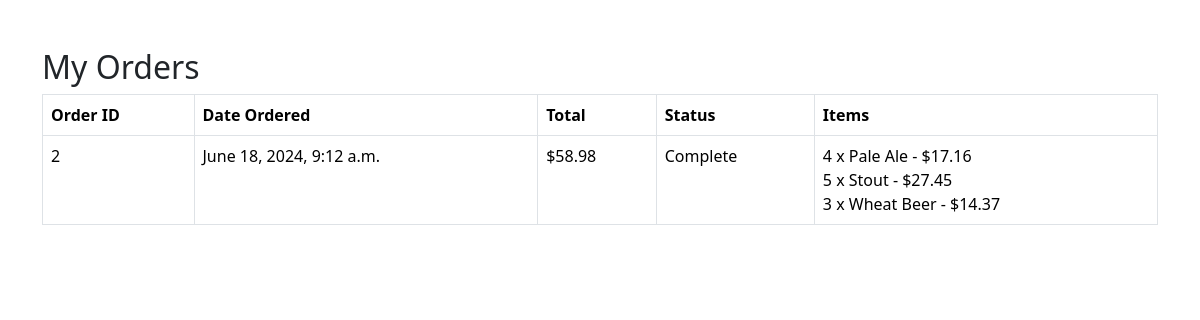
The app's page /ecommerce/my_orders/ (signed in) with its own data.
### ecommerce/models.py (models this page shows, shortened)
class Order(models.Model):
    customer = models.ForeignKey(Customer, on_delete=models.SET_NULL, null=True, blank=True)
    date_ordered = models.DateTimeField(auto_now_add=True)
    complete = models.BooleanField(default=False)
    transaction_id = models.CharField(max_length=100, null=True)
    @property
    def get_cart_total(self):
        orderitems = self.orderitem_set.all()
        total = sum([item.get_total for item in orderitems])
        return total

class OrderItem(models.Model):
    product = models.ForeignKey(Item, on_delete=models.SET_NULL, null=True)
    order = models.ForeignKey(Order, on_delete=models.SET_NULL, null=True)
    quantity = models.IntegerField(default=0, null=True, blank=True)
    date_added = models.DateTimeField(auto_now_add=True)
    @property
    def get_total(self):
        total = self.product.price * self.quantity
        return total

class Item(models.Model):
    name = models.CharField(max_length=30)
    description = models.CharField(max_length=255, default="No description available")
    price = models.FloatField()
    image = models.ImageField()

### ecommerce/views.py (the view)
# urls.py: path('my_orders/', views.my_orders, name='my_orders'),
@login_required
def my_orders(request):
    if request.user.is_authenticated:
        customer = request.user.customer
        orders = Order.objects.filter(customer=customer, complete=True)
        order_items = OrderItem.objects.filter(order__in=orders)
    else:
        orders = []
        order_items = []
    context = {'orders': orders, 'order_items': order_items}
    return render(request, 'ecommerce/my_orders.html', context)

### ecommerce/templates/ecommerce/my_orders.html (shortened to what this page needs)
<!DOCTYPE html>
<html lang="en">
<head>
    <link href="https://cdn.jsdelivr.net/npm/bootstrap@5.3.3/dist/css/bootstrap.min.css" rel="stylesheet">
</head>
<body>
<div class="container mt-5">
    <h2>My Orders</h2>
    <table class="table table-bordered">
        <thead>
        <tr>
            <th>Order ID</th>
            <th>Date Ordered</th>
            <th>Total</th>
            <th>Status</th>
            <th>Items</th>
        </tr>
        </thead>
        <tbody>
        {% for order in orders %}
            <tr>
                <td>{{ order.id }}</td>
                <td>{{ order.date_ordered }}</td>
                <td>${{ order.get_cart_total|floatformat:2 }}</td>
                <td>Complete</td>
                <td>
                    <ul class="list-unstyled mb-0">
                        {% for item in order.orderitem_set.all %}
                            <li>{{ item.quantity }} x {{ item.product.name }} - ${{ item.get_total|floatformat:2 }}</li>
                        {% endfor %}
                    </ul>
                </td>
            </tr>
        {% endfor %}
        </tbody>
    </table>
</div>
</body>
</html>

### records on screen
Order: id "2", date_ordered "June 18, 2024, 9:12 a.m.", get_cart_total "58.98"
OrderItem: quantity "4", product.name "Pale Ale", get_total "17.16"
OrderItem: quantity "5", product.name "Stout", get_total "27.45"
OrderItem: quantity "3", product.name "Wheat Beer", get_total "14.37"
